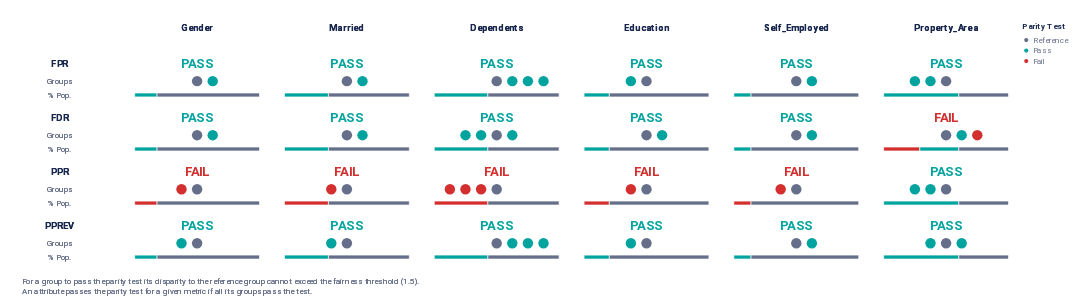

This figure's notebook cell:
### Markdown cell above
# Aequitas Visualizations

### Code cell
audit.summary_plot(metrics=metrics, fairness_threshold=disparity_tolerance)
